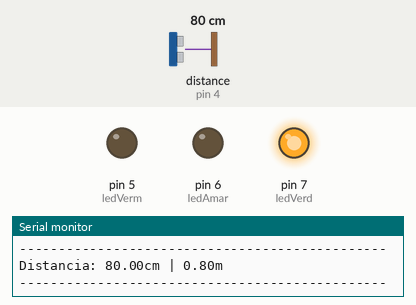
Recording of a sketch running on a simulated Arduino Uno, built with avr-gcc and run on an emulated ATmega328P. Shown: output pins drawn as LEDs (lit = HIGH), the last lines printed to the serial monitor. The test bench sets the inputs (shaded band); at power-on: distance to the obstacle (sensor on pin 4) 80 cm. The echo pulse lasts 58.3 µs per cm.

Above: at 1.2 s.
1.3 s: distance to the obstacle (sensor on pin 4) set to 28 cm
3.1 s: distance to the obstacle (sensor on pin 4) set to 23 cm
At 3.8 s:
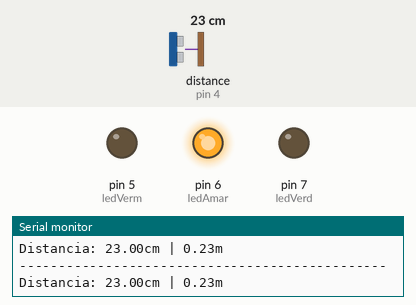
4.9 s: distance to the obstacle (sensor on pin 4) set to 17 cm
7.9 s: distance to the obstacle (sensor on pin 4) set to 13 cm
At 9.7 s:
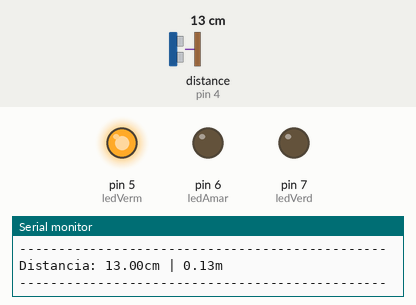
10.0 s: distance to the obstacle (sensor on pin 4) set to 18 cm
At 10.7 s:
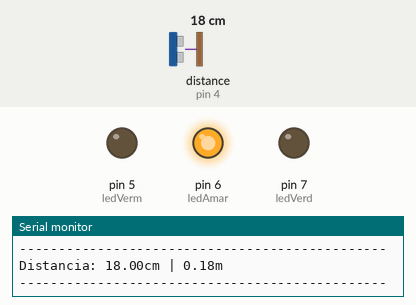
11.8 s: distance to the obstacle (sensor on pin 4) set to 2 cm
At 12.7 s:
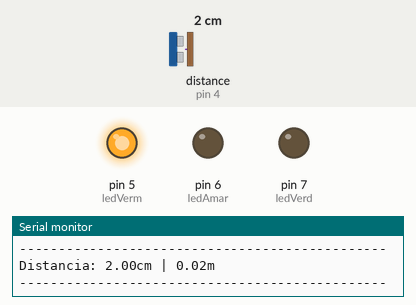
Timing chart, 0 to 14.7 s (numbered marks = the images above; inputs shaded):
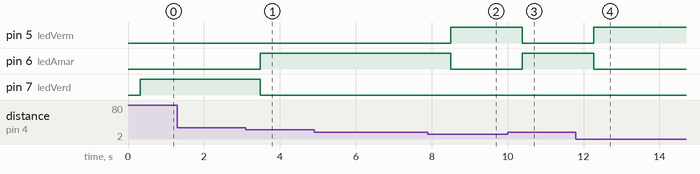

Measured:
- the behaviour switches between 26 and 25 cm on distance to the obstacle (sensor on pin 4) (found by bisection; images 0 and 1)
- the behaviour switches between 16 and 15 cm on distance to the obstacle (sensor on pin 4) (found by bisection; images 1 and 2)
- after the input at 3.1 s, pin 6 (ledAmar): LOW → HIGH after 0.38 s; pin 7 (ledVerd): HIGH → LOW after 0.38 s
- after the input at 7.9 s, pin 5 (ledVerm): LOW → HIGH after 0.61 s; pin 6 (ledAmar): HIGH → LOW after 0.61 s
- after the input at 10.0 s, pin 5 (ledVerm): HIGH → LOW after 0.39 s; pin 6 (ledAmar): LOW → HIGH after 0.39 s
- after the input at 11.8 s, pin 5 (ledVerm): LOW → HIGH after 0.47 s; pin 6 (ledAmar): HIGH → LOW after 0.47 s

The sketch:

sensor_de_proximidade_com_led.ino
```cpp
#include <HCSR04.h>

#define ledVerm 5
#define ledAmar 6
#define ledVerd 7
#define p_trigger 3
#define p_echo 4

UltraSonicDistanceSensor sensor (p_trigger, p_echo);
float dist_cm;
float dist_m;

void setup() {
Serial.begin(9600);
pinMode(ledVerm, OUTPUT);
pinMode(ledAmar, OUTPUT);
pinMode(ledVerd, OUTPUT);

}

void loop() {
dist_cm=sensor.measureDistanceCm();
dist_m=dist_cm/100;
Serial.print("Distancia: ");
Serial.print(dist_cm);
Serial.print("cm | ");
Serial.print(dist_m);
Serial.println("m");
Serial.println("-----------------------------------------------");
delay(300);


if(dist_cm<=15){
  digitalWrite(ledVerm, HIGH);
  digitalWrite(ledAmar, LOW);
  digitalWrite(ledVerd, LOW);
}else if((dist_cm > 15) and (dist_cm <=25)){
  digitalWrite(ledVerm, LOW);
  digitalWrite(ledAmar, HIGH);
  digitalWrite(ledVerd, LOW);
}else if(dist_cm >25){
  digitalWrite(ledVerm, LOW);
  digitalWrite(ledAmar, LOW);
  digitalWrite(ledVerd, HIGH);
}


}
```
